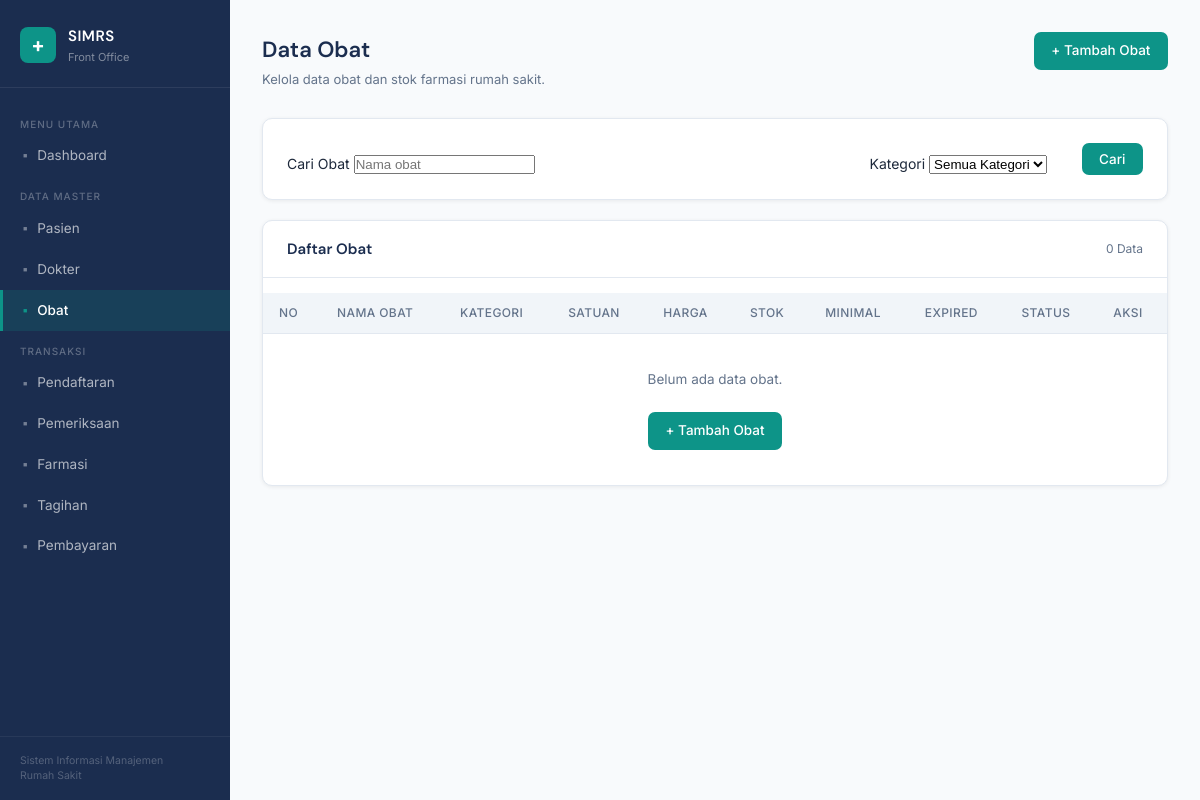
Page /obat/index.php on the earlier database version.
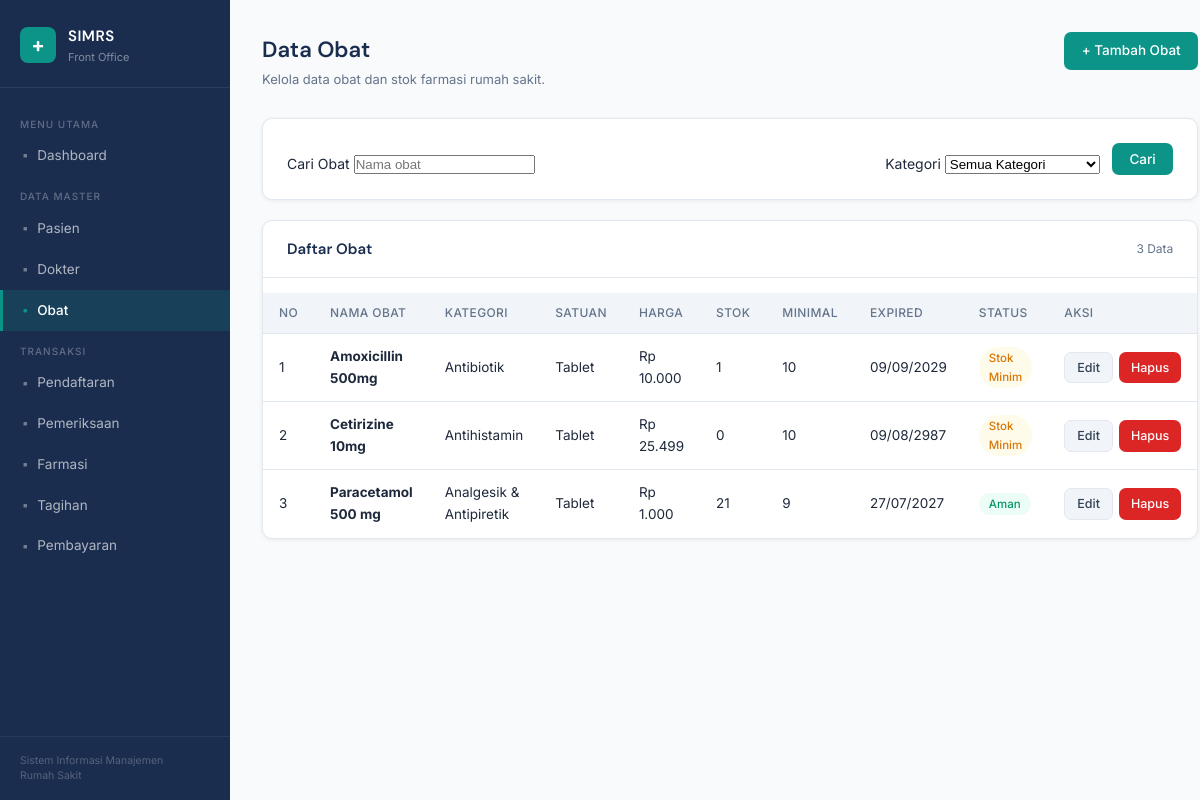
Same page on the later database version.
### tables this page shows
CREATE TABLE `obat` (
  `id_obat` int(11) NOT NULL,
  `nama_obat` varchar(100) NOT NULL,
  `stok` int(11) NOT NULL DEFAULT 0,
  `harga` decimal(15,2) NOT NULL DEFAULT 0.00,
  `satuan` varchar(20) NOT NULL,
  `expired_date` date DEFAULT NULL,
  `kategori` varchar(50) DEFAULT NULL,
  `minimal_stok` int(11) DEFAULT 10,
  `created_at` timestamp NOT NULL DEFAULT current_timestamp(),
  `updated_at` timestamp NOT NULL DEFAULT current_timestamp() ON UPDATE current_timestamp()
);

### obat/index.php (the view, shortened to what this page needs)
<?php
require_once '../config/database.php';
$cari = trim($_GET['cari'] ?? '');
$whereClause = '';
$sql = "
SELECT *
FROM obat
$whereClause
ORDER BY nama_obat ASC
";
$result = mysqli_query($conn,$sql);
include '../includes/header.php';
include '../includes/sidebar.php';
?>
<div class="main-content">
    <div class="page-header">
        <div>
            <h1>Data Obat</h1>
            <p>Kelola data obat dan stok farmasi rumah sakit.</p>
        </div>
        <a href="tambah.php" class="btn btn-primary">
            + Tambah Obat
        </a>
    </div>
<div class="card" style="margin-bottom:20px;">
<div class="card-body">
<form method="GET"
style="display:flex;gap:12px;flex-wrap:wrap;align-items:flex-end;">
<div style="flex:1;min-width:220px;">
<label>Cari Obat</label>
<input
type="text"
name="cari"
value="<?= htmlspecialchars($cari) ?>"
placeholder="Nama obat">
</div>
<div style="min-width:200px;">
<label>Kategori</label>
<select name="kategori">
<option value="">Semua Kategori</option>
</select>
</div>
<button
type="submit"
class="btn btn-primary">
Cari
</button>
</form>
</div>
</div>
<div class="card">
<div class="card-header">
<h2>Daftar Obat</h2>
<span style="font-size:12px;color:var(--slate);">
<?= mysqli_num_rows($result) ?>
Data
</span>
</div>
<div class="table-wrap">
<table>
<thead>
<tr>
<th>No</th>
<th>Nama Obat</th>
<th>Kategori</th>
<th>Satuan</th>
<th>Harga</th>
<th>Stok</th>
<th>Minimal</th>
<th>Expired</th>
<th>Status</th>
<th>Aksi</th>
</tr>
</thead>
<tbody>
<?php
if(mysqli_num_rows($result) > 0):
$no = 1;
while($row = mysqli_fetch_assoc($result)):
?>
<tr>
    <td><?= $no++ ?></td>
    <td>
        <strong>
            <?= htmlspecialchars($row['nama_obat']) ?>
        </strong>
    </td>
    <td>
        <?= htmlspecialchars($row['kategori'] ?? '-') ?>
    </td>
    <td>
        <?= htmlspecialchars($row['satuan'] ?? '-') ?>
    </td>
    <td>
        Rp <?= number_format($row['harga'],0,',','.') ?>
    </td>
    <td>
        <?= $row['stok'] ?>
    </td>
    <td>
        <?= $row['minimal_stok'] ?>
    </td>
    <td>
        <?php
        if(!empty($row['expired_date'])){
            echo date('d/m/Y',strtotime($row['expired_date']));
        }else{
            echo '-';
        }
        ?>
    </td>
    <td>
        <?php
        $status = 'Aman';
        $badge = 'badge-success';
        if(
            !empty($row['expired_date']) &&
            strtotime($row['expired_date']) < strtotime(date('Y-m-d'))
        ){
            $status = 'Expired';
            $badge = 'badge-danger';
        }
        elseif($row['stok'] <= $row['minimal_stok']){
            $status = 'Stok Minim';
            $badge = 'badge-warning';
        }
        ?>
        <span class="badge <?= $badge ?>">
            <?= $status ?>
        </span>
    </td>
    <td>
        <div style="display:flex;gap:6px;">
            <a
            href="edit.php?id=<?= $row['id_obat'] ?>"
            class="btn btn-secondary btn-sm">
                Edit
            </a>
            <a
            href="hapus.php?id=<?= $row['id_obat'] ?>"
            class="btn btn-danger btn-sm"
            onclick="return confirm('Yakin ingin menghapus obat <?= htmlspecialchars(addslashes($row['nama_obat'])) ?> ?')">
                Hapus
            </a>
        </div>
    </td>
</tr>
<?php
endwhile;
else:
?>
<tr>
<td colspan="10"
style="text-align:center;padding:35px;color:var(--slate);">
Belum ada data obat.
<br><br>
<a
href="tambah.php"
class="btn btn-primary">
+ Tambah Obat
</a>
</td>
</tr>
<?php endif; ?>
</tbody>
</table>
</div>
</div>
</div>
<?php include '../includes/footer.php'; ?>

Differences in the rows shown:
added obat: nama_obat "Amoxicillin 500mg", kategori "Antibiotik", satuan "Tablet", harga "10.000", stok "1", minimal_stok "10", expired_date "09/09/2029", status "Stok Minim"
added obat: nama_obat "Cetirizine 10mg", kategori "Antihistamin", satuan "Tablet", harga "25.499", stok "0", minimal_stok "10", expired_date "09/08/2987", status "Stok Minim"
added obat: nama_obat "Paracetamol 500 mg", kategori "Analgesik & Antipiretik", satuan "Tablet", harga "1.000", stok "21", minimal_stok "9", expired_date "27/07/2027", status "Aman"
Other differences:
mysqli_num_rows($result): "0" → "3"
text no longer shown: "Belum ada data obat. + Tambah Obat"
